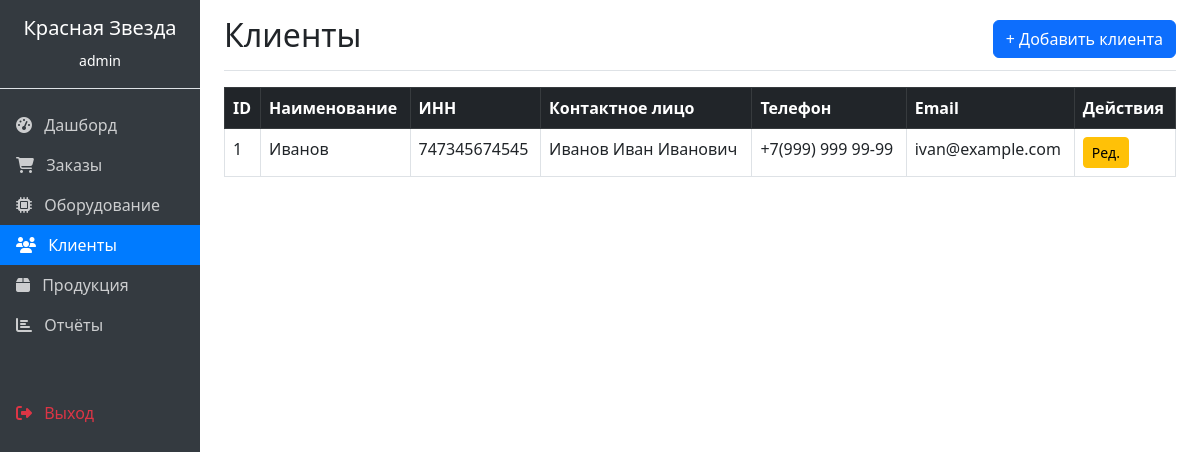
Screenshot of /clients/ (signed in) with the database file from the repository.
### orders/models.py (models this page shows, shortened)
class Client(models.Model):
    name = models.CharField(max_length=200, verbose_name="Наименование")
    inn = models.CharField(max_length=12, blank=True, verbose_name="ИНН")
    contact_person = models.CharField(max_length=100, blank=True, verbose_name="Контактное лицо")
    phone = models.CharField(max_length=20, blank=True, verbose_name="Телефон")
    email = models.EmailField(blank=True, verbose_name="Email")
    address = models.TextField(blank=True, verbose_name="Адрес")
    class Meta:
        verbose_name = "Клиент"
        verbose_name_plural = "Клиенты"

### orders/views.py (the view)
# urls.py: path('clients/', views.client_list, name='client_list'),
@login_required
def client_list(request):
    clients = Client.objects.all()
    return render(request, 'orders/client_list.html', {'clients': clients})

### orders/templates/orders/client_list.html
{% extends 'orders/base.html' %}
{% block content %}
<div class="d-flex justify-content-between flex-wrap flex-md-nowrap align-items-center pt-3 pb-2 mb-3 border-bottom">
    <h1 class="h2">Клиенты</h1>
    <a href="{% url 'client_create' %}" class="btn btn-primary">+ Добавить клиента</a>
</div>
<table class="table table-bordered">
    <thead class="table-dark">
        <tr><th>ID</th><th>Наименование</th><th>ИНН</th><th>Контактное лицо</th><th>Телефон</th><th>Email</th><th>Действия</th></tr>
    </thead>
    <tbody>
        {% for client in clients %}
        <tr>
            <td>{{ client.id }}</td>
            <td>{{ client.name }}</td>
            <td>{{ client.inn|default:"-" }}</td>
            <td>{{ client.contact_person|default:"-" }}</td>
            <td>{{ client.phone|default:"-" }}</td>
            <td>{{ client.email|default:"-" }}</td>
            <td>
                <a href="{% url 'client_edit' client.id %}" class="btn btn-sm btn-warning">Ред.</a>
            </td>
        </tr>
        {% empty %}
        <tr><td colspan="7" class="text-center">Нет клиентов</td></tr>
        {% endfor %}
    </tbody>
</table>
{% endblock %}

### orders/templates/orders/base.html (shortened to what this page needs)
<!DOCTYPE html>
<html lang="ru">
<head>
    <link href="https://cdn.jsdelivr.net/npm/bootstrap@5.3.0/dist/css/bootstrap.min.css" rel="stylesheet">
    <link rel="stylesheet" href="https://cdnjs.cloudflare.com/ajax/libs/font-awesome/6.4.0/css/all.min.css">
</head>
<body>
    <div class="container-fluid">
        <div class="row">
            <nav class="col-md-2 d-md-block sidebar p-0">
                <div class="position-sticky">
                    <div class="p-3 text-white text-center border-bottom">
                        <h5>Красная Звезда</h5>
                        <small>{{ user.username }}</small>
                    </div>
                    <ul class="nav flex-column mt-3">
                        <li class="nav-item">
                            <a class="nav-link {% if request.resolver_match.url_name == 'dashboard' %}active{% endif %}" href="{% url 'dashboard' %}">
                                <i class="fas fa-tachometer-alt me-2"></i> Дашборд
                            </a>
                        </li>
                        <li class="nav-item">
                            <a class="nav-link {% if 'order' in request.resolver_match.url_name %}active{% endif %}" href="{% url 'order_list' %}">
                                <i class="fas fa-shopping-cart me-2"></i> Заказы
                            </a>
                        </li>
                        <li class="nav-item">
                            <a class="nav-link {% if 'equipment' in request.resolver_match.url_name %}active{% endif %}" href="{% url 'equipment_list' %}">
                                <i class="fas fa-microchip me-2"></i> Оборудование
                            </a>
                        </li>
                        <li class="nav-item">
                            <a class="nav-link {% if 'client' in request.resolver_match.url_name %}active{% endif %}" href="{% url 'client_list' %}">
                                <i class="fas fa-users me-2"></i> Клиенты
                            </a>
                        </li>
                        <li class="nav-item">
                            <a class="nav-link {% if 'product' in request.resolver_match.url_name %}active{% endif %}" href="{% url 'product_list' %}">
                                <i class="fas fa-box me-2"></i> Продукция
                            </a>
                        </li>
                        <li class="nav-item">
                            <a class="nav-link {% if 'report' in request.resolver_match.url_name %}active{% endif %}" href="{% url 'report' %}">
                                <i class="fas fa-chart-bar me-2"></i> Отчёты
                            </a>
                        </li>
                        <li class="nav-item mt-5">
                            <a class="nav-link text-danger" href="{% url 'logout' %}">
                                <i class="fas fa-sign-out-alt me-2"></i> Выход
                            </a>
                        </li>
                    </ul>
                </div>
            </nav>
            <main class="col-md-10 ms-sm-auto px-md-4">
                {% block content %}
                {% endblock %}
            </main>
        </div>
    </div>
</body>
</html>

### orders/templates/orders/base.html (style rules this page uses)
.sidebar { min-height: 100vh; background-color: #343a40; }
.sidebar .nav-link { color: rgba(255,255,255,.75); }
.sidebar .nav-link.active { color: white; background-color: #007bff; }

### rows the page displays
Client: id "1", name "Иванов", inn "747345674545", contact_person "Иванов Иван Иванович", phone "+7(999) 999 99-99", email "ivan@example.com"

### other values shown
{{ user.username }} "admin"
